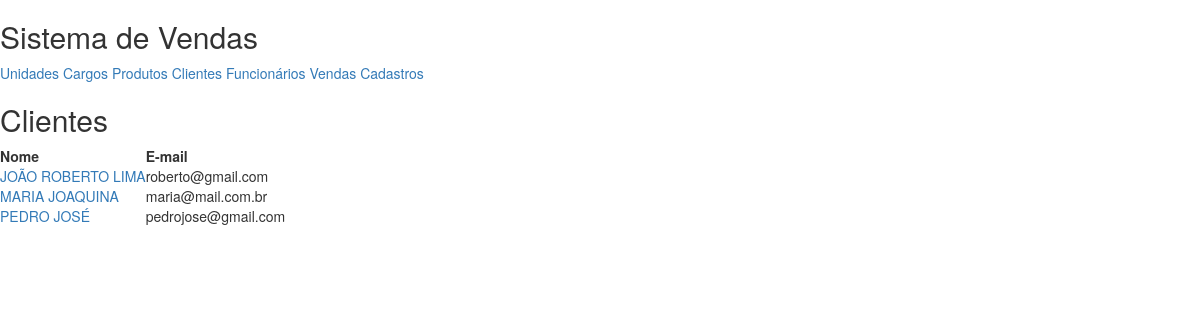
/appvendas/clientes/, run on the app's committed database.
### appvendas/models.py (models this page shows, shortened)
class Pessoa(models.Model):
    nome=models.CharField("Nome",max_length=255)
    email=models.EmailField("E-Mail",max_length=200)
    telefone=models.CharField("Telefone",max_length=20)

class Cliente(Pessoa):
    endereco=models.CharField("Endereço",max_length=255)

class Pessoa(models.Model):
    nome=models.CharField("Nome",max_length=255)
    email=models.EmailField("E-Mail",max_length=200)
    telefone=models.CharField("Telefone",max_length=20)

### appvendas/views.py (the view)
def listarclientes(request):
    clientes=Cliente.objects.all().order_by('nome')
    lista={'clientes':clientes}
    return render(request,'clientes.html',lista)

### templates/clientes.html
{% extends 'base.html' %}
{% block conteudo %}
    <h2>Clientes</h2>
<table>
  <tr>
    <th>Nome</th>
    <th>E-mail</th>
  </tr>
    {% for cliente in clientes %}
        <tr>
            <td><a href="{% url 'exibircliente' cliente.id %}"> {{ cliente.nome | upper }}</a></td>
            <td>{{ cliente.email }}</td>
        </tr>
    {% endfor %}
</table>
{% endblock %}

### data on the page
Cliente: nome "JOÃO ROBERTO LIMA", email "roberto@gmail.com"
Cliente: nome "MARIA JOAQUINA", email "maria@mail.com.br"
Cliente: nome "PEDRO JOSÉ", email "pedrojose@gmail.com"
